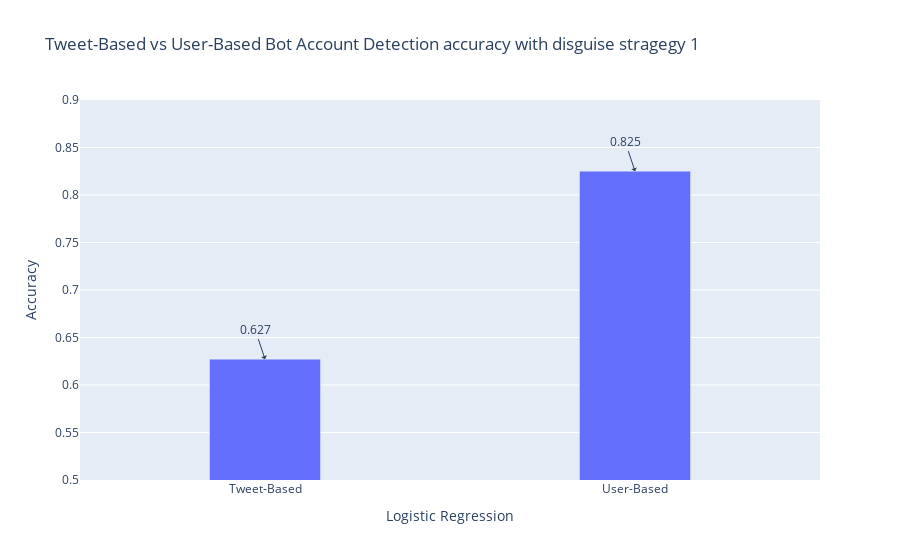

The cell this chart's notebook holds for it:
### Code cell
# 可视化伪装策略1的效果
compare_tweet_based_and_user_based(lr_tweet_acc_1, lr_user_acc_with_thd_1, 'Logistic Regression', title='Tweet-Based vs User-Based Bot Account Detection accuracy with disguise stragegy 1')

### Figure 1 — Plotly figure (JSON) as saved in the notebook; plotly's stock layout.template omitted (floating-point values rounded to 4 significant figures)
{"data": [{"type": "bar", "width": 0.3, "x": ["Tweet-Based", "User-Based"], "y": [0.6272, 0.8251]}], "layout": {"annotations": [{"arrowhead": 1, "showarrow": true, "text": "0.627", "x": "Tweet-Based", "y": 0.6272}, {"arrowhead": 1, "showarrow": true, "text": "0.825", "x": "User-Based", "y": 0.8251}], "title": {"text": "Tweet-Based vs User-Based Bot Account Detection accuracy with disguise stragegy 1"}, "xaxis": {"title": {"text": "Logistic Regression"}}, "yaxis": {"range": [0.5, 0.9], "title": {"text": "Accuracy"}}}}
